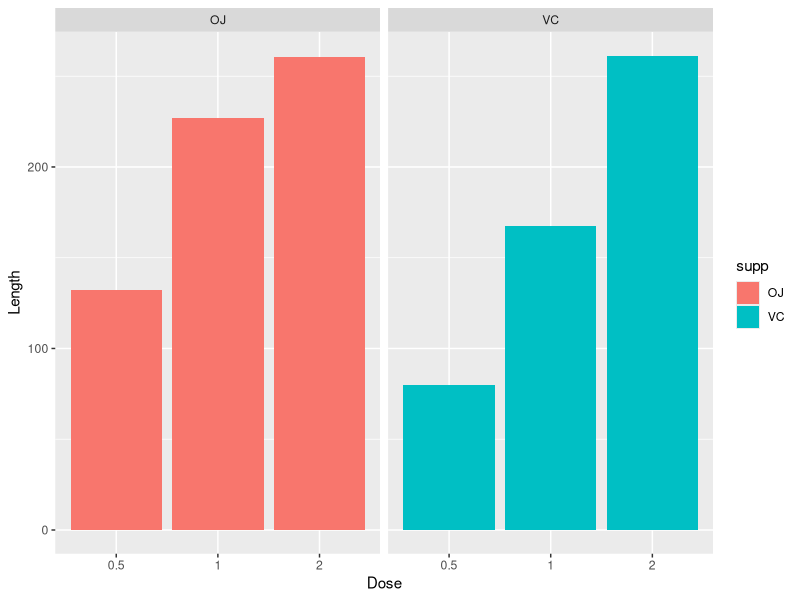
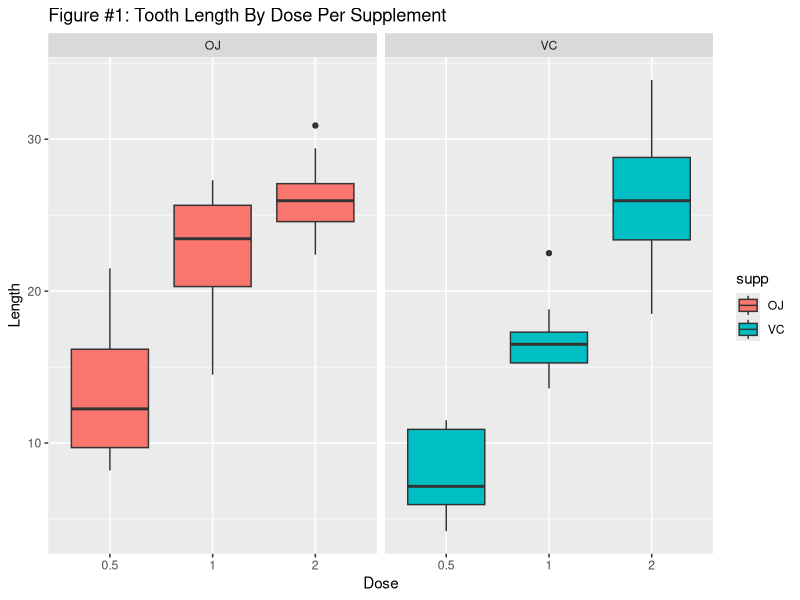

Recreate these plots in R, in order.
library(tidyverse)
data("ToothGrowth")

str(ToothGrowth)
head(ToothGrowth)

ToothGrowth %>% ggplot(aes(as.factor(dose),len, fill = supp)) +
        facet_grid(.~ supp) +
        geom_col() +
        labs(x = "Dose", y = "Length")

ToothGrowth %>% ggplot(aes(as.factor(dose),len, fill = supp)) +
        facet_grid(.~ supp) +
        geom_boxplot() +
        labs(x = "Dose", y = "Length") +
        ggtitle("Figure #1: Tooth Length By Dose Per Supplement")
summary(ToothGrowth)
